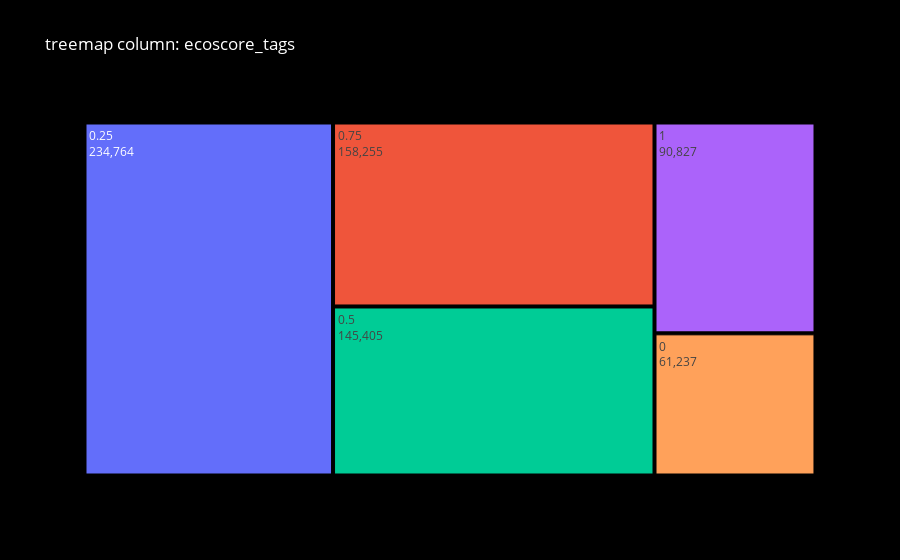
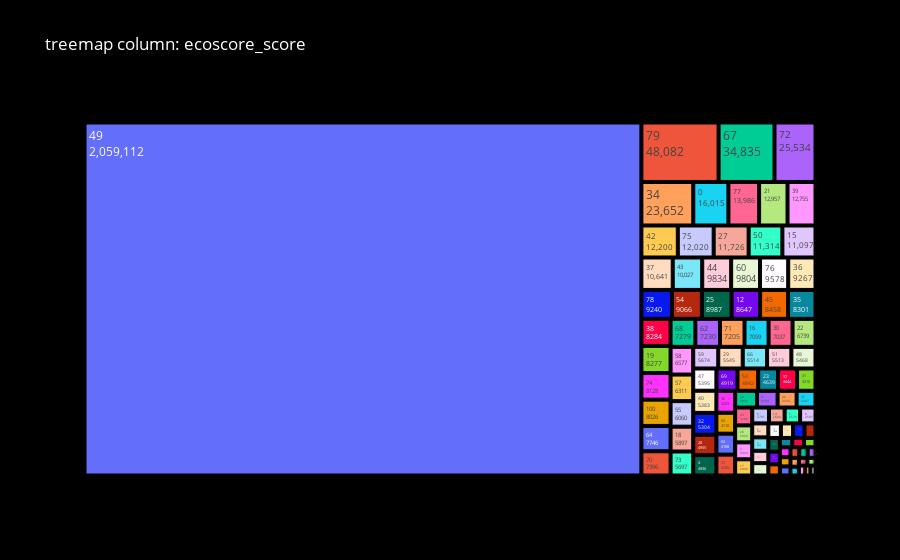
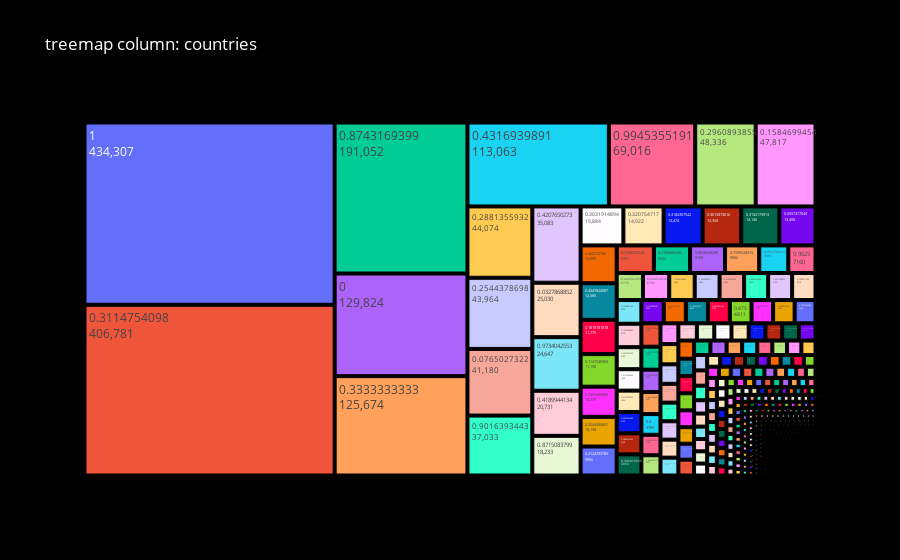
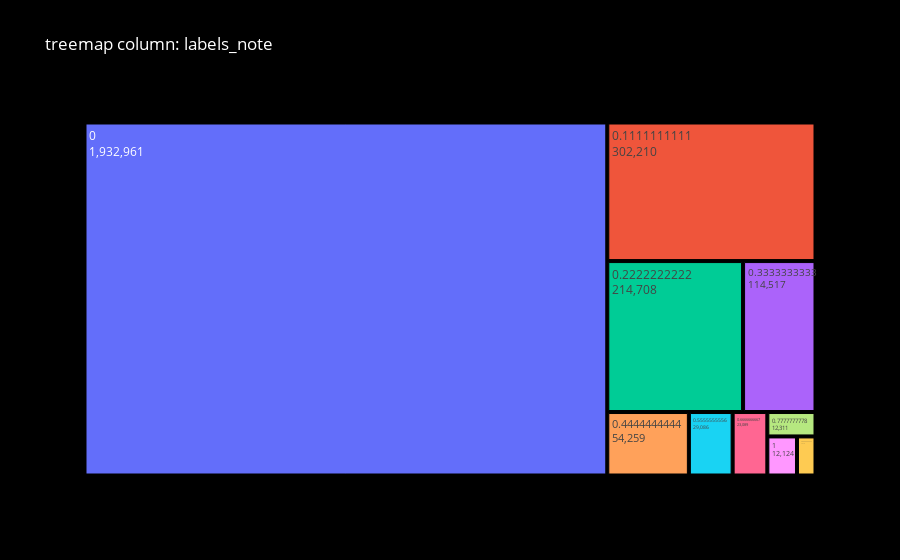

Source (notebook cell) for these figures, in order:
### Code cell
colonnes_a_travailler = ['ecoscore_tags', 'ecoscore_score', 'countries', 'labels_note']  
df = load_jsonl_to_dataframe(file_path)
for column in colonnes_a_travailler:
    create_treemap_for_column(df, column)

### Figure 1 — Plotly figure (JSON) as saved in the notebook; plotly's stock layout.template omitted (floating-point values rounded to 4 significant figures)
{"data": [{"labels": [0.25, 0.75, 0.5, 1, 0, 0.3333, 0.6667], "parents": ["", "", "", "", "", "", ""], "textinfo": "label+value", "type": "treemap", "values": [234764, 158255, 145405, 90827, 61237, 4, 2]}], "layout": {"font": {"color": "white"}, "paper_bgcolor": "black", "plot_bgcolor": "grey", "title": {"text": "treemap column: ecoscore_tags"}}}

### Figure 2 — Plotly figure (JSON) as saved in the notebook; plotly's stock layout.template omitted (floating-point values rounded to 4 significant figures)
{"data": [{"labels": [49, 79, 67, 72, 34, 0, 77, 21, 39, 42, 75, 27, 50, 15, 37, 43, 44, 60, 76, 36, 78, 54, 25, 12, 45, 35, 38, 19, 74, 100, 64, 70, 68, 62, 71, 16, 30, 22, 58, 57, 55, 18, 73, 59, 29, 66, 51, 48, 47, 40, 32, 28, 4, 69, 53, 23, 52, 41, 56, 65, 63, 31, 24, 9, 46, 26, 33, 20, 2, 17, 6, 14, 5, 8, 61, 81, 3, 85, 13, 80, 91, 1, 83, 82, 90, 11, 10, 84, 88, 89, 92, 94, 87, 93, 7, 86, 96, 95, 99, 97, 98, 78.42], "parents": ["", "", "", "", "", "", "", "", "", "", "", "", "", "", "", "", "", "", "", "", "", "", "", "", "", "", "", "", "", "", "", "", "", "", "", "", "", "", "", "", "", "", "", "", "", "", "", "", "", "", "", "", "", "", "", "", "", "", "", "", "", "", "", "", "", "", "", "", "", "", "", "", "", "", "", "", "", "", "", "", "", "", "", "", "", "", "", "", "", "", "", "", "", "", "", "", "", "", "", "", "", ""], "textinfo": "label+value", "type": "treemap", "values": [2059112, 48082, 34835, 25534, 23652, 16015, 13986, 12957, 12755, 12200, 12020, 11726, 11314, 11097, 10641, 10027, 9834, 9804, 9578, 9267, 9240, 9066, 8987, 8647, 8458, 8301, 8284, 8277, 8128, 8026, 7746, 7396, 7279, 7230, 7205, 7059, 7037, 6739, 6577, 6311, 6060, 5897, 5697, 5674, 5545, 5514, 5513, 5468, 5395, 5383, 5304, 4955, 4936, 4919, 4842, 4639, 4444, 4310, 4309, 4110, 4108, 4105, 3823, 3603, 3334, 3307, 3200, 3034, 3029, 2898, 2791, 2604, 2576, 2565, 2357, 2263, 2091, 2084, 1908, 1845, 1747, 1671, 1655, 1529, 1344, 1219, 1157, 1127, 1098, 1028, 1009, 970, 923, 861, 785, 784, 680, 662, 650, 540, 531, 1]}], "layout": {"font": {"color": "white"}, "paper_bgcolor": "black", "plot_bgcolor": "grey", "title": {"text": "treemap column: ecoscore_score"}}}

### Figure 3 — Plotly figure (JSON) as saved in the notebook; plotly's stock layout.template omitted (floating-point values rounded to 4 significant figures; data arrays with more than 128 entries replaced by an {"elided": "..."} marker saying what was removed)
{"data": [{"labels": {"elided": "880 float values"}, "parents": {"elided": "880 str values"}, "textinfo": "label+value", "type": "treemap", "values": {"elided": "880 int values"}}], "layout": {"font": {"color": "white"}, "paper_bgcolor": "black", "plot_bgcolor": "grey", "title": {"text": "treemap column: countries"}}}

### Figure 4 — Plotly figure (JSON) as saved in the notebook; plotly's stock layout.template omitted (floating-point values rounded to 4 significant figures)
{"data": [{"labels": [0, 0.1111, 0.2222, 0.3333, 0.4444, 0.5556, 0.6667, 0.7778, 1, 0.8889], "parents": ["", "", "", "", "", "", "", "", "", ""], "textinfo": "label+value", "type": "treemap", "values": [1932961, 302210, 214708, 114517, 54259, 29086, 23089, 12311, 12124, 7574]}], "layout": {"font": {"color": "white"}, "paper_bgcolor": "black", "plot_bgcolor": "grey", "title": {"text": "treemap column: labels_note"}}}
